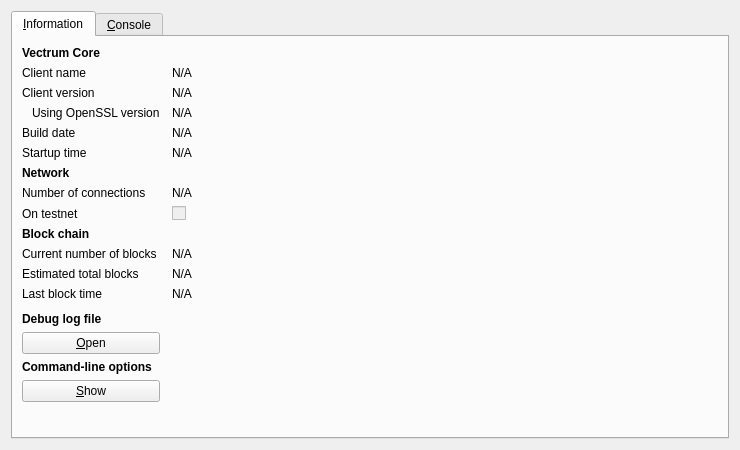
<?xml version="1.0" encoding="UTF-8"?>
<ui version="4.0">
 <class>RPCConsole</class>
 <widget class="QDialog" name="RPCConsole">
  <property name="geometry">
   <rect>
    <x>0</x>
    <y>0</y>
    <width>740</width>
    <height>450</height>
   </rect>
  </property>
  <property name="windowTitle">
   <string>Vectrum - Debug window</string>
  </property>
  <layout class="QVBoxLayout" name="verticalLayout_2">
   <item>
    <widget class="QTabWidget" name="tabWidget">
     <property name="currentIndex">
      <number>0</number>
     </property>
     <widget class="QWidget" name="tab_info">
      <attribute name="title">
       <string>&amp;Information</string>
      </attribute>
      <layout class="QGridLayout" name="gridLayout" columnstretch="0,1">
       <property name="horizontalSpacing">
        <number>12</number>
       </property>
       <item row="0" column="0">
        <widget class="QLabel" name="label_9">
         <property name="font">
          <font>
           <weight>75</weight>
           <bold>true</bold>
          </font>
         </property>
         <property name="text">
          <string>Vectrum Core</string>
         </property>
        </widget>
       </item>
       <item row="1" column="0">
        <widget class="QLabel" name="label_5">
         <property name="text">
          <string>Client name</string>
         </property>
        </widget>
       </item>
       <item row="1" column="1">
        <widget class="QLabel" name="clientName">
         <property name="cursor">
          <cursorShape>IBeamCursor</cursorShape>
         </property>
         <property name="text">
          <string>N/A</string>
         </property>
         <property name="textFormat">
          <enum>Qt::PlainText</enum>
         </property>
         <property name="textInteractionFlags">
          <set>Qt::LinksAccessibleByMouse|Qt::TextSelectableByKeyboard|Qt::TextSelectableByMouse</set>
         </property>
        </widget>
       </item>
       <item row="2" column="0">
        <widget class="QLabel" name="label_6">
         <property name="text">
          <string>Client version</string>
         </property>
        </widget>
       </item>
       <item row="2" column="1">
        <widget class="QLabel" name="clientVersion">
         <property name="cursor">
          <cursorShape>IBeamCursor</cursorShape>
         </property>
         <property name="text">
          <string>N/A</string>
         </property>
         <property name="textFormat">
          <enum>Qt::PlainText</enum>
         </property>
         <property name="textInteractionFlags">
          <set>Qt::LinksAccessibleByMouse|Qt::TextSelectableByKeyboard|Qt::TextSelectableByMouse</set>
         </property>
        </widget>
       </item>
       <item row="3" column="0">
        <widget class="QLabel" name="label_14">
         <property name="text">
          <string>Using OpenSSL version</string>
         </property>
         <property name="indent">
          <number>10</number>
         </property>
        </widget>
       </item>
       <item row="3" column="1">
        <widget class="QLabel" name="openSSLVersion">
         <property name="cursor">
          <cursorShape>IBeamCursor</cursorShape>
         </property>
         <property name="text">
          <string>N/A</string>
         </property>
         <property name="textFormat">
          <enum>Qt::PlainText</enum>
         </property>
         <property name="textInteractionFlags">
          <set>Qt::LinksAccessibleByMouse|Qt::TextSelectableByKeyboard|Qt::TextSelectableByMouse</set>
         </property>
        </widget>
       </item>
       <item row="4" column="0">
        <widget class="QLabel" name="label_12">
         <property name="text">
          <string>Build date</string>
         </property>
        </widget>
       </item>
       <item row="4" column="1">
        <widget class="QLabel" name="buildDate">
         <property name="cursor">
          <cursorShape>IBeamCursor</cursorShape>
         </property>
         <property name="text">
          <string>N/A</string>
         </property>
         <property name="textFormat">
          <enum>Qt::PlainText</enum>
         </property>
         <property name="textInteractionFlags">
          <set>Qt::LinksAccessibleByMouse|Qt::TextSelectableByKeyboard|Qt::TextSelectableByMouse</set>
         </property>
        </widget>
       </item>
       <item row="5" column="0">
        <widget class="QLabel" name="label_13">
         <property name="text">
          <string>Startup time</string>
         </property>
        </widget>
       </item>
       <item row="5" column="1">
        <widget class="QLabel" name="startupTime">
         <property name="cursor">
          <cursorShape>IBeamCursor</cursorShape>
         </property>
         <property name="text">
          <string>N/A</string>
         </property>
         <property name="textFormat">
          <enum>Qt::PlainText</enum>
         </property>
         <property name="textInteractionFlags">
          <set>Qt::LinksAccessibleByMouse|Qt::TextSelectableByKeyboard|Qt::TextSelectableByMouse</set>
         </property>
        </widget>
       </item>
       <item row="6" column="0">
        <widget class="QLabel" name="label_11">
         <property name="font">
          <font>
           <weight>75</weight>
           <bold>true</bold>
          </font>
         </property>
         <property name="text">
          <string>Network</string>
         </property>
        </widget>
       </item>
       <item row="7" column="0">
        <widget class="QLabel" name="label_7">
         <property name="text">
          <string>Number of connections</string>
         </property>
        </widget>
       </item>
       <item row="7" column="1">
        <widget class="QLabel" name="numberOfConnections">
         <property name="cursor">
          <cursorShape>IBeamCursor</cursorShape>
         </property>
         <property name="text">
          <string>N/A</string>
         </property>
         <property name="textFormat">
          <enum>Qt::PlainText</enum>
         </property>
         <property name="textInteractionFlags">
          <set>Qt::LinksAccessibleByMouse|Qt::TextSelectableByKeyboard|Qt::TextSelectableByMouse</set>
         </property>
        </widget>
       </item>
       <item row="8" column="0">
        <widget class="QLabel" name="label_8">
         <property name="text">
          <string>On testnet</string>
         </property>
        </widget>
       </item>
       <item row="8" column="1">
        <widget class="QCheckBox" name="isTestNet">
         <property name="enabled">
          <bool>false</bool>
         </property>
         <property name="text">
          <string/>
         </property>
        </widget>
       </item>
       <item row="9" column="0">
        <widget class="QLabel" name="label_10">
         <property name="font">
          <font>
           <weight>75</weight>
           <bold>true</bold>
          </font>
         </property>
         <property name="text">
          <string>Block chain</string>
         </property>
        </widget>
       </item>
       <item row="10" column="0">
        <widget class="QLabel" name="label_3">
         <property name="text">
          <string>Current number of blocks</string>
         </property>
        </widget>
       </item>
       <item row="10" column="1">
        <widget class="QLabel" name="numberOfBlocks">
         <property name="cursor">
          <cursorShape>IBeamCursor</cursorShape>
         </property>
         <property name="text">
          <string>N/A</string>
         </property>
         <property name="textFormat">
          <enum>Qt::PlainText</enum>
         </property>
         <property name="textInteractionFlags">
          <set>Qt::LinksAccessibleByMouse|Qt::TextSelectableByKeyboard|Qt::TextSelectableByMouse</set>
         </property>
        </widget>
       </item>
       <item row="11" column="0">
        <widget class="QLabel" name="label_4">
         <property name="text">
          <string>Estimated total blocks</string>
         </property>
        </widget>
       </item>
       <item row="11" column="1">
        <widget class="QLabel" name="totalBlocks">
         <property name="cursor">
          <cursorShape>IBeamCursor</cursorShape>
         </property>
         <property name="text">
          <string>N/A</string>
         </property>
         <property name="textFormat">
          <enum>Qt::PlainText</enum>
         </property>
         <property name="textInteractionFlags">
          <set>Qt::LinksAccessibleByMouse|Qt::TextSelectableByKeyboard|Qt::TextSelectableByMouse</set>
         </property>
        </widget>
       </item>
       <item row="12" column="0">
        <widget class="QLabel" name="label_2">
         <property name="text">
          <string>Last block time</string>
         </property>
        </widget>
       </item>
       <item row="12" column="1">
        <widget class="QLabel" name="lastBlockTime">
         <property name="cursor">
          <cursorShape>IBeamCursor</cursorShape>
         </property>
         <property name="text">
          <string>N/A</string>
         </property>
         <property name="textFormat">
          <enum>Qt::PlainText</enum>
         </property>
         <property name="textInteractionFlags">
          <set>Qt::LinksAccessibleByMouse|Qt::TextSelectableByKeyboard|Qt::TextSelectableByMouse</set>
         </property>
        </widget>
       </item>
       <item row="13" column="0">
        <spacer name="verticalSpacer_2">
         <property name="orientation">
          <enum>Qt::Vertical</enum>
         </property>
         <property name="sizeHint" stdset="0">
          <size>
           <width>20</width>
           <height>20</height>
          </size>
         </property>
        </spacer>
       </item>
       <item row="14" column="0">
        <widget class="QLabel" name="labelDebugLogfile">
         <property name="font">
          <font>
           <weight>75</weight>
           <bold>true</bold>
          </font>
         </property>
         <property name="text">
          <string>Debug log file</string>
         </property>
        </widget>
       </item>
       <item row="15" column="0">
        <widget class="QPushButton" name="openDebugLogfileButton">
         <property name="toolTip">
          <string>Open the Vectrum debug log file from the current data directory. This can take a few seconds for large log files.</string>
         </property>
         <property name="text">
          <string>&amp;Open</string>
         </property>
         <property name="autoDefault">
          <bool>false</bool>
         </property>
        </widget>
       </item>
       <item row="16" column="0">
        <widget class="QLabel" name="labelCLOptions">
         <property name="font">
          <font>
           <weight>75</weight>
           <bold>true</bold>
          </font>
         </property>
         <property name="text">
          <string>Command-line options</string>
         </property>
        </widget>
       </item>
       <item row="17" column="0">
        <widget class="QPushButton" name="showCLOptionsButton">
         <property name="toolTip">
          <string>Show the Vectrum-Qt help message to get a list with possible Vectrum command-line options.</string>
         </property>
         <property name="text">
          <string>&amp;Show</string>
         </property>
         <property name="autoDefault">
          <bool>false</bool>
         </property>
        </widget>
       </item>
       <item row="18" column="0">
        <spacer name="verticalSpacer">
         <property name="orientation">
          <enum>Qt::Vertical</enum>
         </property>
         <property name="sizeHint" stdset="0">
          <size>
           <width>20</width>
           <height>40</height>
          </size>
         </property>
        </spacer>
       </item>
      </layout>
     </widget>
     <widget class="QWidget" name="tab_console">
      <attribute name="title">
       <string>&amp;Console</string>
      </attribute>
      <layout class="QVBoxLayout" name="verticalLayout_3">
       <property name="spacing">
        <number>3</number>
       </property>
       <item>
        <widget class="QTextEdit" name="messagesWidget">
         <property name="minimumSize">
          <size>
           <width>0</width>
           <height>100</height>
          </size>
         </property>
         <property name="readOnly">
          <bool>true</bool>
         </property>
         <property name="tabKeyNavigation" stdset="0">
          <bool>false</bool>
         </property>
         <property name="columnCount" stdset="0">
          <number>2</number>
         </property>
        </widget>
       </item>
       <item>
        <layout class="QHBoxLayout" name="horizontalLayout">
         <property name="spacing">
          <number>3</number>
         </property>
         <item>
          <widget class="QLabel" name="label">
           <property name="text">
            <string notr="true">&gt;</string>
           </property>
          </widget>
         </item>
         <item>
          <widget class="QLineEdit" name="lineEdit"/>
         </item>
         <item>
          <widget class="QPushButton" name="clearButton">
           <property name="maximumSize">
            <size>
             <width>24</width>
             <height>24</height>
            </size>
           </property>
           <property name="toolTip">
            <string>Clear console</string>
           </property>
           <property name="text">
            <string/>
           </property>
           <property name="icon">
            <iconset resource="../bitcoin.qrc">
             <normaloff>:/icons/remove</normaloff>:/icons/remove</iconset>
           </property>
           <property name="shortcut">
            <string notr="true">Ctrl+L</string>
           </property>
           <property name="autoDefault">
            <bool>false</bool>
           </property>
          </widget>
         </item>
        </layout>
       </item>
      </layout>
     </widget>
    </widget>
   </item>
  </layout>
 </widget>
 <resources>
  <include location="../bitcoin.qrc"/>
 </resources>
 <connections/>
</ui>
